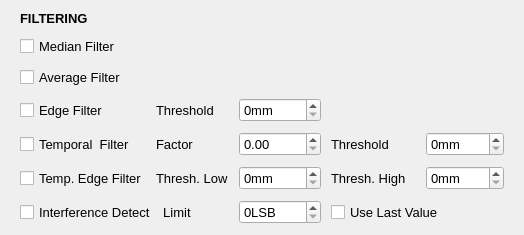
<?xml version="1.0" encoding="UTF-8"?>
<ui version="4.0">
 <class>WidgetSettingsFilter</class>
 <widget class="QWidget" name="WidgetSettingsFilter">
  <property name="geometry">
   <rect>
    <x>0</x>
    <y>0</y>
    <width>519</width>
    <height>224</height>
   </rect>
  </property>
  <property name="windowTitle">
   <string>Form</string>
  </property>
  <property name="styleSheet">
   <string notr="true"/>
  </property>
  <layout class="QGridLayout" name="gridLayout_2">
   <property name="leftMargin">
    <number>0</number>
   </property>
   <property name="rightMargin">
    <number>0</number>
   </property>
   <item row="0" column="0">
    <layout class="QGridLayout" name="gridLayout">
     <property name="leftMargin">
      <number>0</number>
     </property>
     <property name="horizontalSpacing">
      <number>0</number>
     </property>
     <property name="verticalSpacing">
      <number>10</number>
     </property>
     <item row="4" column="4">
      <widget class="QDoubleSpinBox" name="sbFactor">
       <property name="sizePolicy">
        <sizepolicy hsizetype="Minimum" vsizetype="Fixed">
         <horstretch>0</horstretch>
         <verstretch>0</verstretch>
        </sizepolicy>
       </property>
       <property name="minimumSize">
        <size>
         <width>0</width>
         <height>0</height>
        </size>
       </property>
       <property name="maximumSize">
        <size>
         <width>16777215</width>
         <height>16777215</height>
        </size>
       </property>
       <property name="font">
        <font>
         <pointsize>10</pointsize>
        </font>
       </property>
       <property name="toolTip">
        <string>&lt;html&gt;&lt;head/&gt;&lt;body&gt;&lt;p&gt;Kalman temporal filter gain factor K, where K = [0 ... 1].&lt;/p&gt;&lt;p&gt;y = K * y + (1-K) * x, y - the last measured value. x - the value before the last measured value. if K small - filtering strong, reaction slow. If K big - filtering weak, reaction fast.&lt;/p&gt;&lt;/body&gt;&lt;/html&gt;</string>
       </property>
       <property name="buttonSymbols">
        <enum>QAbstractSpinBox::UpDownArrows</enum>
       </property>
       <property name="maximum">
        <double>1.000000000000000</double>
       </property>
       <property name="singleStep">
        <double>0.100000000000000</double>
       </property>
      </widget>
     </item>
     <item row="5" column="1">
      <widget class="QCheckBox" name="cbTemporalEdgeFilter">
       <property name="sizePolicy">
        <sizepolicy hsizetype="Preferred" vsizetype="Preferred">
         <horstretch>0</horstretch>
         <verstretch>0</verstretch>
        </sizepolicy>
       </property>
       <property name="minimumSize">
        <size>
         <width>0</width>
         <height>0</height>
        </size>
       </property>
       <property name="font">
        <font>
         <pointsize>10</pointsize>
        </font>
       </property>
       <property name="toolTip">
        <string>&lt;html&gt;&lt;head/&gt;&lt;body&gt;&lt;p&gt;Temporal edge filter&lt;/p&gt;&lt;/body&gt;&lt;/html&gt;</string>
       </property>
       <property name="text">
        <string>Temp. Edge Filter</string>
       </property>
      </widget>
     </item>
     <item row="6" column="5">
      <spacer name="horizontalSpacer">
       <property name="orientation">
        <enum>Qt::Horizontal</enum>
       </property>
       <property name="sizeType">
        <enum>QSizePolicy::Fixed</enum>
       </property>
       <property name="sizeHint" stdset="0">
        <size>
         <width>10</width>
         <height>20</height>
        </size>
       </property>
      </spacer>
     </item>
     <item row="6" column="2">
      <widget class="QLabel" name="lLimit">
       <property name="font">
        <font>
         <pointsize>10</pointsize>
        </font>
       </property>
       <property name="text">
        <string>  Limit</string>
       </property>
      </widget>
     </item>
     <item row="5" column="5">
      <spacer name="horizontalSpacer_8">
       <property name="orientation">
        <enum>Qt::Horizontal</enum>
       </property>
       <property name="sizeType">
        <enum>QSizePolicy::Fixed</enum>
       </property>
       <property name="sizeHint" stdset="0">
        <size>
         <width>10</width>
         <height>20</height>
        </size>
       </property>
      </spacer>
     </item>
     <item row="4" column="5">
      <spacer name="horizontalSpacer_3">
       <property name="orientation">
        <enum>Qt::Horizontal</enum>
       </property>
       <property name="sizeType">
        <enum>QSizePolicy::Fixed</enum>
       </property>
       <property name="sizeHint" stdset="0">
        <size>
         <width>10</width>
         <height>20</height>
        </size>
       </property>
      </spacer>
     </item>
     <item row="4" column="7">
      <spacer name="horizontalSpacer_6">
       <property name="orientation">
        <enum>Qt::Horizontal</enum>
       </property>
       <property name="sizeType">
        <enum>QSizePolicy::Fixed</enum>
       </property>
       <property name="sizeHint" stdset="0">
        <size>
         <width>20</width>
         <height>20</height>
        </size>
       </property>
      </spacer>
     </item>
     <item row="4" column="10">
      <spacer name="horizontalSpacer_4">
       <property name="orientation">
        <enum>Qt::Horizontal</enum>
       </property>
       <property name="sizeType">
        <enum>QSizePolicy::Fixed</enum>
       </property>
       <property name="sizeHint" stdset="0">
        <size>
         <width>20</width>
         <height>20</height>
        </size>
       </property>
      </spacer>
     </item>
     <item row="3" column="1">
      <widget class="QCheckBox" name="cbEdgeFilter">
       <property name="sizePolicy">
        <sizepolicy hsizetype="Preferred" vsizetype="Preferred">
         <horstretch>0</horstretch>
         <verstretch>0</verstretch>
        </sizepolicy>
       </property>
       <property name="minimumSize">
        <size>
         <width>0</width>
         <height>0</height>
        </size>
       </property>
       <property name="font">
        <font>
         <pointsize>10</pointsize>
        </font>
       </property>
       <property name="toolTip">
        <string>&lt;html&gt;&lt;head/&gt;&lt;body&gt;&lt;p&gt;Edge filter&lt;/p&gt;&lt;p&gt;Implementation of the algorithm:&lt;/p&gt;&lt;p&gt;&lt;span style=&quot; color:#aa5500;&quot;&gt;diff = abs(data[x, y] - data[x+1, y])&lt;/span&gt;&lt;/p&gt;&lt;p&gt;&lt;span style=&quot; color:#aa5500;&quot;&gt;if (threshold &amp;lt; diff)&lt;/span&gt;&lt;/p&gt;&lt;p&gt;&lt;span style=&quot; color:#aa5500;&quot;&gt;filter value&lt;/span&gt;&lt;/p&gt;&lt;p&gt;&lt;br/&gt;&lt;/p&gt;&lt;p&gt;&lt;span style=&quot; color:#000000;&quot;&gt;Do the same for y&lt;/span&gt;&lt;/p&gt;&lt;/body&gt;&lt;/html&gt;</string>
       </property>
       <property name="text">
        <string>Edge Filter</string>
       </property>
      </widget>
     </item>
     <item row="5" column="6">
      <widget class="QLabel" name="lTemporalEdgeThresholdHigh">
       <property name="sizePolicy">
        <sizepolicy hsizetype="Preferred" vsizetype="Preferred">
         <horstretch>0</horstretch>
         <verstretch>0</verstretch>
        </sizepolicy>
       </property>
       <property name="minimumSize">
        <size>
         <width>0</width>
         <height>0</height>
        </size>
       </property>
       <property name="font">
        <font>
         <pointsize>10</pointsize>
        </font>
       </property>
       <property name="text">
        <string>Thresh. High</string>
       </property>
      </widget>
     </item>
     <item row="5" column="10">
      <spacer name="horizontalSpacer_9">
       <property name="orientation">
        <enum>Qt::Horizontal</enum>
       </property>
       <property name="sizeType">
        <enum>QSizePolicy::Fixed</enum>
       </property>
       <property name="sizeHint" stdset="0">
        <size>
         <width>20</width>
         <height>20</height>
        </size>
       </property>
      </spacer>
     </item>
     <item row="4" column="1">
      <widget class="QCheckBox" name="cbTemporalFilter">
       <property name="sizePolicy">
        <sizepolicy hsizetype="Preferred" vsizetype="Preferred">
         <horstretch>0</horstretch>
         <verstretch>0</verstretch>
        </sizepolicy>
       </property>
       <property name="minimumSize">
        <size>
         <width>0</width>
         <height>0</height>
        </size>
       </property>
       <property name="font">
        <font>
         <pointsize>10</pointsize>
        </font>
       </property>
       <property name="toolTip">
        <string>&lt;html&gt;&lt;head/&gt;&lt;body&gt;&lt;p&gt;Kalman filter&lt;/p&gt;&lt;p&gt;Implemented is a simplified Kalman filter with two parameters to filter the distance:&lt;/p&gt;&lt;p&gt;Factor k: Kalman gain which changes the filter sensitivity. The range is between 0 and 1, whereas the lower the figure, the better filtering, but the slower the output response.&lt;/p&gt;&lt;p&gt;Threshold t: Filtering applies as long as the difference of the current and the previous value is below this value. If the difference is greater than this value, the filter is reset and start iterating at the new level. This parameter is used to reduce the response time on a large distance step.&lt;/p&gt;&lt;p&gt;Implementation of the algorithm:&lt;/p&gt;&lt;p&gt;&lt;span style=&quot; color:#aa5500;&quot;&gt;if (x[i]–x[i-1]&amp;lt;t)&lt;/span&gt;&lt;/p&gt;&lt;p&gt;&lt;span style=&quot; color:#aa5500;&quot;&gt;x[i]=k*x[i]+(1–k)*x[i-1];&lt;/span&gt;&lt;/p&gt;&lt;p&gt;Whereas:&lt;/p&gt;&lt;p&gt;x[i]: Current measured value&lt;/p&gt;&lt;p&gt;x[i-1]: Previous measured value&lt;/p&gt;&lt;/body&gt;&lt;/html&gt;</string>
       </property>
       <property name="text">
        <string>Temporal  Filter</string>
       </property>
      </widget>
     </item>
     <item row="5" column="2">
      <widget class="QLabel" name="lTemporalEdgeThresholdLow">
       <property name="sizePolicy">
        <sizepolicy hsizetype="Preferred" vsizetype="Preferred">
         <horstretch>0</horstretch>
         <verstretch>0</verstretch>
        </sizepolicy>
       </property>
       <property name="minimumSize">
        <size>
         <width>0</width>
         <height>0</height>
        </size>
       </property>
       <property name="font">
        <font>
         <pointsize>10</pointsize>
        </font>
       </property>
       <property name="text">
        <string>Thresh. Low</string>
       </property>
      </widget>
     </item>
     <item row="4" column="0">
      <spacer name="horizontalSpacer_5">
       <property name="orientation">
        <enum>Qt::Horizontal</enum>
       </property>
       <property name="sizeType">
        <enum>QSizePolicy::Fixed</enum>
       </property>
       <property name="sizeHint" stdset="0">
        <size>
         <width>20</width>
         <height>20</height>
        </size>
       </property>
      </spacer>
     </item>
     <item row="2" column="3">
      <spacer name="horizontalSpacer_11">
       <property name="orientation">
        <enum>Qt::Horizontal</enum>
       </property>
       <property name="sizeType">
        <enum>QSizePolicy::Fixed</enum>
       </property>
       <property name="sizeHint" stdset="0">
        <size>
         <width>10</width>
         <height>20</height>
        </size>
       </property>
      </spacer>
     </item>
     <item row="5" column="8">
      <widget class="QSpinBox" name="sbTemporalEdgeThresholdHigh">
       <property name="sizePolicy">
        <sizepolicy hsizetype="Minimum" vsizetype="Fixed">
         <horstretch>0</horstretch>
         <verstretch>0</verstretch>
        </sizepolicy>
       </property>
       <property name="minimumSize">
        <size>
         <width>0</width>
         <height>0</height>
        </size>
       </property>
       <property name="font">
        <font>
         <pointsize>10</pointsize>
        </font>
       </property>
       <property name="toolTip">
        <string>&lt;html&gt;&lt;head/&gt;&lt;body&gt;&lt;p&gt;High threshold in mm of temporal edge filter&lt;/p&gt;&lt;/body&gt;&lt;/html&gt;</string>
       </property>
       <property name="buttonSymbols">
        <enum>QAbstractSpinBox::UpDownArrows</enum>
       </property>
       <property name="suffix">
        <string>mm</string>
       </property>
       <property name="maximum">
        <number>5000</number>
       </property>
       <property name="stepType">
        <enum>QAbstractSpinBox::AdaptiveDecimalStepType</enum>
       </property>
      </widget>
     </item>
     <item row="6" column="10">
      <spacer name="horizontalSpacer_7">
       <property name="orientation">
        <enum>Qt::Horizontal</enum>
       </property>
       <property name="sizeType">
        <enum>QSizePolicy::Fixed</enum>
       </property>
       <property name="sizeHint" stdset="0">
        <size>
         <width>20</width>
         <height>20</height>
        </size>
       </property>
      </spacer>
     </item>
     <item row="6" column="4">
      <widget class="QSpinBox" name="sbInterferenceDetectionLimit">
       <property name="sizePolicy">
        <sizepolicy hsizetype="Minimum" vsizetype="Fixed">
         <horstretch>0</horstretch>
         <verstretch>0</verstretch>
        </sizepolicy>
       </property>
       <property name="minimumSize">
        <size>
         <width>0</width>
         <height>0</height>
        </size>
       </property>
       <property name="maximumSize">
        <size>
         <width>16777215</width>
         <height>16777215</height>
        </size>
       </property>
       <property name="font">
        <font>
         <pointsize>10</pointsize>
        </font>
       </property>
       <property name="toolTip">
        <string>&lt;html&gt;&lt;head/&gt;&lt;body&gt;&lt;p&gt;Limit of interference detection&lt;/p&gt;&lt;/body&gt;&lt;/html&gt;</string>
       </property>
       <property name="buttonSymbols">
        <enum>QAbstractSpinBox::UpDownArrows</enum>
       </property>
       <property name="suffix">
        <string>LSB</string>
       </property>
       <property name="prefix">
        <string/>
       </property>
       <property name="maximum">
        <number>5000</number>
       </property>
       <property name="stepType">
        <enum>QAbstractSpinBox::AdaptiveDecimalStepType</enum>
       </property>
      </widget>
     </item>
     <item row="3" column="2">
      <widget class="QLabel" name="lEdgeThreshold">
       <property name="sizePolicy">
        <sizepolicy hsizetype="Preferred" vsizetype="Preferred">
         <horstretch>0</horstretch>
         <verstretch>0</verstretch>
        </sizepolicy>
       </property>
       <property name="minimumSize">
        <size>
         <width>0</width>
         <height>0</height>
        </size>
       </property>
       <property name="font">
        <font>
         <pointsize>10</pointsize>
        </font>
       </property>
       <property name="text">
        <string>Threshold</string>
       </property>
      </widget>
     </item>
     <item row="4" column="6">
      <widget class="QLabel" name="lThreshold">
       <property name="sizePolicy">
        <sizepolicy hsizetype="Preferred" vsizetype="Preferred">
         <horstretch>0</horstretch>
         <verstretch>0</verstretch>
        </sizepolicy>
       </property>
       <property name="minimumSize">
        <size>
         <width>0</width>
         <height>0</height>
        </size>
       </property>
       <property name="font">
        <font>
         <pointsize>10</pointsize>
        </font>
       </property>
       <property name="text">
        <string>Threshold</string>
       </property>
      </widget>
     </item>
     <item row="4" column="2">
      <widget class="QLabel" name="lFactor">
       <property name="sizePolicy">
        <sizepolicy hsizetype="Preferred" vsizetype="Preferred">
         <horstretch>0</horstretch>
         <verstretch>0</verstretch>
        </sizepolicy>
       </property>
       <property name="minimumSize">
        <size>
         <width>0</width>
         <height>0</height>
        </size>
       </property>
       <property name="font">
        <font>
         <pointsize>10</pointsize>
        </font>
       </property>
       <property name="text">
        <string>Factor</string>
       </property>
      </widget>
     </item>
     <item row="3" column="4">
      <widget class="QSpinBox" name="sbEdgeThreshold">
       <property name="sizePolicy">
        <sizepolicy hsizetype="Minimum" vsizetype="Fixed">
         <horstretch>0</horstretch>
         <verstretch>0</verstretch>
        </sizepolicy>
       </property>
       <property name="minimumSize">
        <size>
         <width>0</width>
         <height>0</height>
        </size>
       </property>
       <property name="font">
        <font>
         <pointsize>10</pointsize>
        </font>
       </property>
       <property name="toolTip">
        <string>&lt;html&gt;&lt;head/&gt;&lt;body&gt;&lt;p&gt;Edge filter threshold in mm&lt;/p&gt;&lt;/body&gt;&lt;/html&gt;</string>
       </property>
       <property name="buttonSymbols">
        <enum>QAbstractSpinBox::UpDownArrows</enum>
       </property>
       <property name="suffix">
        <string>mm</string>
       </property>
       <property name="maximum">
        <number>5000</number>
       </property>
       <property name="singleStep">
        <number>10</number>
       </property>
       <property name="stepType">
        <enum>QAbstractSpinBox::AdaptiveDecimalStepType</enum>
       </property>
      </widget>
     </item>
     <item row="1" column="1">
      <widget class="QCheckBox" name="cbMedianFilter">
       <property name="sizePolicy">
        <sizepolicy hsizetype="Preferred" vsizetype="Preferred">
         <horstretch>0</horstretch>
         <verstretch>0</verstretch>
        </sizepolicy>
       </property>
       <property name="minimumSize">
        <size>
         <width>0</width>
         <height>0</height>
        </size>
       </property>
       <property name="font">
        <font>
         <pointsize>10</pointsize>
        </font>
       </property>
       <property name="toolTip">
        <string>&lt;html&gt;&lt;head/&gt;&lt;body&gt;&lt;p&gt;Median filter on distance&lt;/p&gt;&lt;/body&gt;&lt;/html&gt;</string>
       </property>
       <property name="text">
        <string>Median Filter</string>
       </property>
      </widget>
     </item>
     <item row="5" column="4">
      <widget class="QSpinBox" name="sbTemporalEdgeThresholdLow">
       <property name="sizePolicy">
        <sizepolicy hsizetype="Minimum" vsizetype="Fixed">
         <horstretch>0</horstretch>
         <verstretch>0</verstretch>
        </sizepolicy>
       </property>
       <property name="minimumSize">
        <size>
         <width>0</width>
         <height>0</height>
        </size>
       </property>
       <property name="maximumSize">
        <size>
         <width>16777215</width>
         <height>16777215</height>
        </size>
       </property>
       <property name="font">
        <font>
         <pointsize>10</pointsize>
        </font>
       </property>
       <property name="toolTip">
        <string>&lt;html&gt;&lt;head/&gt;&lt;body&gt;&lt;p&gt;Low threshold in mm of temporal edge filter&lt;/p&gt;&lt;/body&gt;&lt;/html&gt;</string>
       </property>
       <property name="buttonSymbols">
        <enum>QAbstractSpinBox::UpDownArrows</enum>
       </property>
       <property name="suffix">
        <string>mm </string>
       </property>
       <property name="maximum">
        <number>5000</number>
       </property>
       <property name="stepType">
        <enum>QAbstractSpinBox::AdaptiveDecimalStepType</enum>
       </property>
      </widget>
     </item>
     <item row="4" column="8">
      <widget class="QSpinBox" name="sbThreshold">
       <property name="sizePolicy">
        <sizepolicy hsizetype="Minimum" vsizetype="Fixed">
         <horstretch>0</horstretch>
         <verstretch>0</verstretch>
        </sizepolicy>
       </property>
       <property name="minimumSize">
        <size>
         <width>0</width>
         <height>0</height>
        </size>
       </property>
       <property name="font">
        <font>
         <pointsize>10</pointsize>
        </font>
       </property>
       <property name="toolTip">
        <string>&lt;html&gt;&lt;head/&gt;&lt;body&gt;&lt;p&gt;Set signal step threshold in mm to reset Kalman filter prediction. Filter is active if the changing of signal is below threshold.&lt;/p&gt;&lt;p&gt;If Threshold == 0, the filter is off.&lt;/p&gt;&lt;p&gt;&lt;br/&gt;&lt;/p&gt;&lt;/body&gt;&lt;/html&gt;</string>
       </property>
       <property name="buttonSymbols">
        <enum>QAbstractSpinBox::UpDownArrows</enum>
       </property>
       <property name="suffix">
        <string>mm</string>
       </property>
       <property name="maximum">
        <number>1000</number>
       </property>
       <property name="stepType">
        <enum>QAbstractSpinBox::AdaptiveDecimalStepType</enum>
       </property>
      </widget>
     </item>
     <item row="2" column="1">
      <widget class="QCheckBox" name="cbAverageFilter">
       <property name="sizePolicy">
        <sizepolicy hsizetype="Preferred" vsizetype="Preferred">
         <horstretch>0</horstretch>
         <verstretch>0</verstretch>
        </sizepolicy>
       </property>
       <property name="minimumSize">
        <size>
         <width>0</width>
         <height>0</height>
        </size>
       </property>
       <property name="font">
        <font>
         <pointsize>10</pointsize>
        </font>
       </property>
       <property name="toolTip">
        <string>&lt;html&gt;&lt;head/&gt;&lt;body&gt;&lt;p&gt;Average Filter on distance level&lt;/p&gt;&lt;/body&gt;&lt;/html&gt;</string>
       </property>
       <property name="text">
        <string>Average Filter</string>
       </property>
      </widget>
     </item>
     <item row="6" column="1">
      <widget class="QCheckBox" name="cbInterferenceDetection">
       <property name="sizePolicy">
        <sizepolicy hsizetype="Preferred" vsizetype="Preferred">
         <horstretch>0</horstretch>
         <verstretch>0</verstretch>
        </sizepolicy>
       </property>
       <property name="minimumSize">
        <size>
         <width>0</width>
         <height>0</height>
        </size>
       </property>
       <property name="font">
        <font>
         <pointsize>10</pointsize>
        </font>
       </property>
       <property name="toolTip">
        <string>&lt;html&gt;&lt;head/&gt;&lt;body&gt;&lt;p&gt;Interference detection&lt;/p&gt;&lt;/body&gt;&lt;/html&gt;</string>
       </property>
       <property name="text">
        <string>Interference Detect</string>
       </property>
      </widget>
     </item>
     <item row="6" column="6" colspan="3">
      <widget class="QCheckBox" name="cbUseLastValue">
       <property name="sizePolicy">
        <sizepolicy hsizetype="Preferred" vsizetype="Preferred">
         <horstretch>0</horstretch>
         <verstretch>0</verstretch>
        </sizepolicy>
       </property>
       <property name="minimumSize">
        <size>
         <width>0</width>
         <height>0</height>
        </size>
       </property>
       <property name="font">
        <font>
         <pointsize>10</pointsize>
        </font>
       </property>
       <property name="text">
        <string>Use Last Value</string>
       </property>
      </widget>
     </item>
     <item row="0" column="1">
      <widget class="QLabel" name="lFilter">
       <property name="font">
        <font>
         <family>Arial</family>
         <pointsize>10</pointsize>
         <weight>75</weight>
         <bold>true</bold>
        </font>
       </property>
       <property name="text">
        <string>FILTERING</string>
       </property>
      </widget>
     </item>
    </layout>
   </item>
  </layout>
 </widget>
 <resources/>
 <connections/>
</ui>
